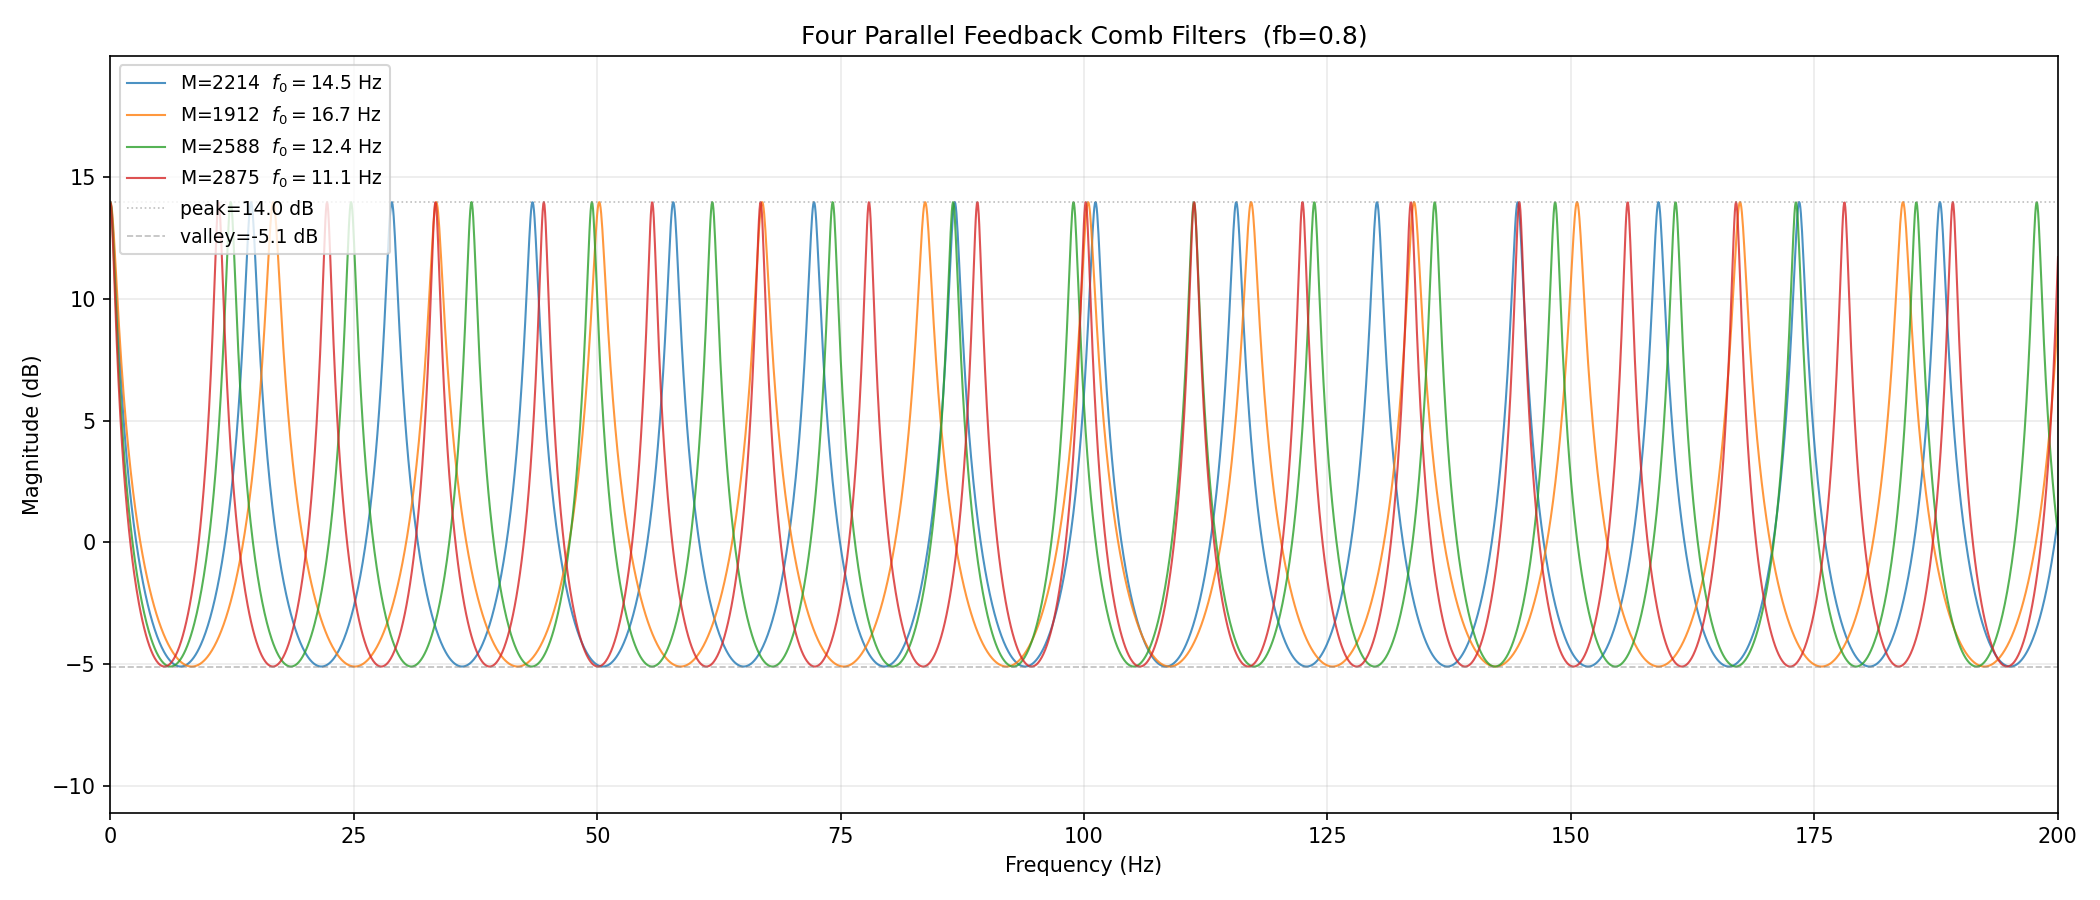

The script that saved this image:
import numpy as np
import matplotlib.pyplot as plt

fs = 32000
fb = 0.8
cb_lens = [2214, 1912, 2588, 2875]

f = np.linspace(0, 300, 5000)
omega = 2 * np.pi * f / fs

fig, ax = plt.subplots(figsize=(14, 6))

combined = np.zeros(len(f), dtype=complex)

for M, color in zip(cb_lens, ['tab:blue', 'tab:orange', 'tab:green', 'tab:red']):
    H = np.exp(-1j * omega * M) / (1 - fb * np.exp(-1j * omega * M))
    mag_db = 20 * np.log10(np.abs(H) + 1e-12)
    combined += H
    ax.plot(f, mag_db, color=color, lw=1.0, alpha=0.8,
            label=rf'M={M}  $f_0={fs/M:.1f}$ Hz')

peak_db = 20 * np.log10(1 / (1 - fb))
valley_db = 20 * np.log10(1 / (1 + fb))

ax.axhline(peak_db, color='gray', ls=':', lw=0.8, alpha=0.5,
           label=f'peak={peak_db:.1f} dB')
ax.axhline(valley_db, color='gray', ls='--', lw=0.8, alpha=0.5,
           label=f'valley={valley_db:.1f} dB')

ax.set_xlim(0, 200)
ax.set_ylim(valley_db - 6, peak_db + 6)
ax.set_xlabel('Frequency (Hz)')
ax.set_ylabel('Magnitude (dB)')
ax.set_title(f'Four Parallel Feedback Comb Filters  (fb={fb})', fontsize=12)
ax.grid(alpha=0.25)
ax.legend(fontsize=9)

plt.tight_layout()
plt.savefig('four_combs_visible.png', dpi=150)
print("Done: four_combs_visible.png")
